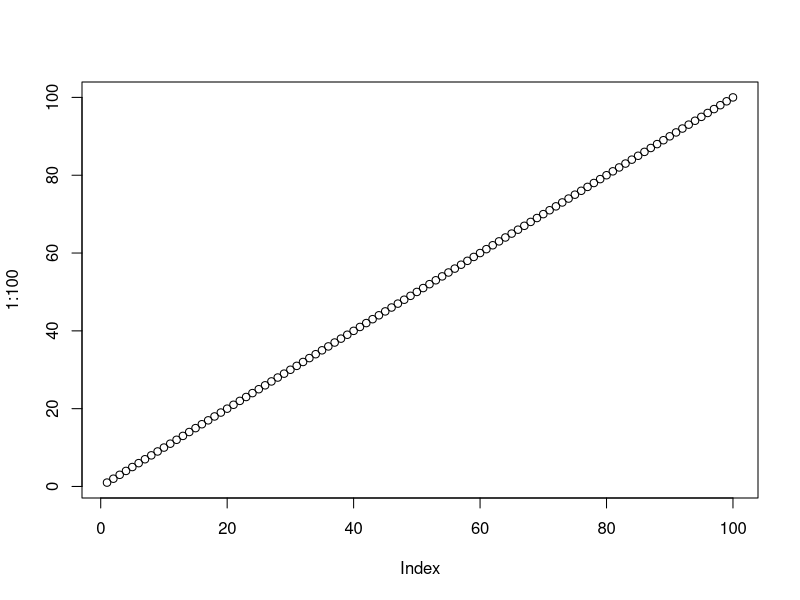
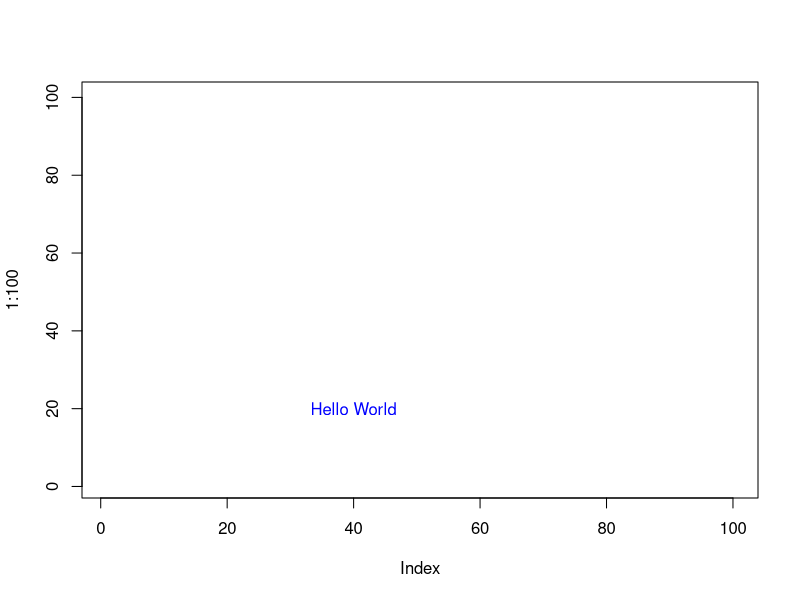
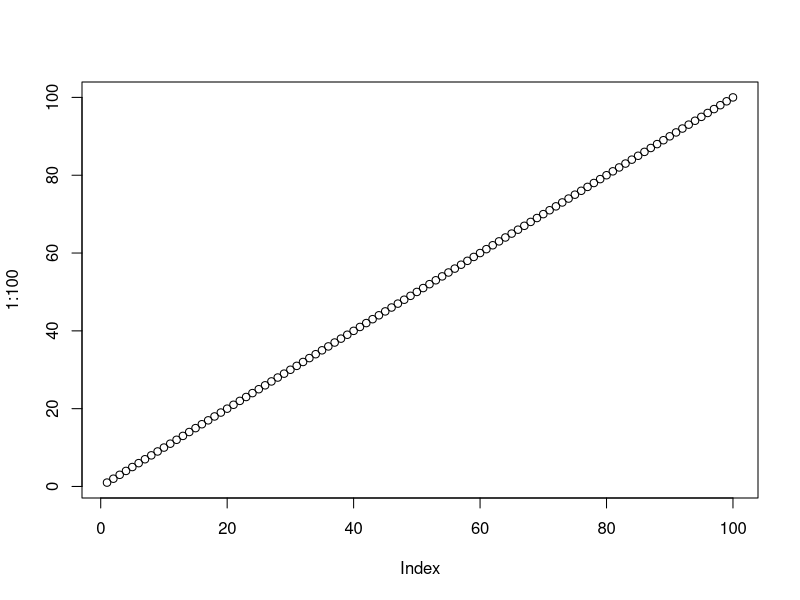
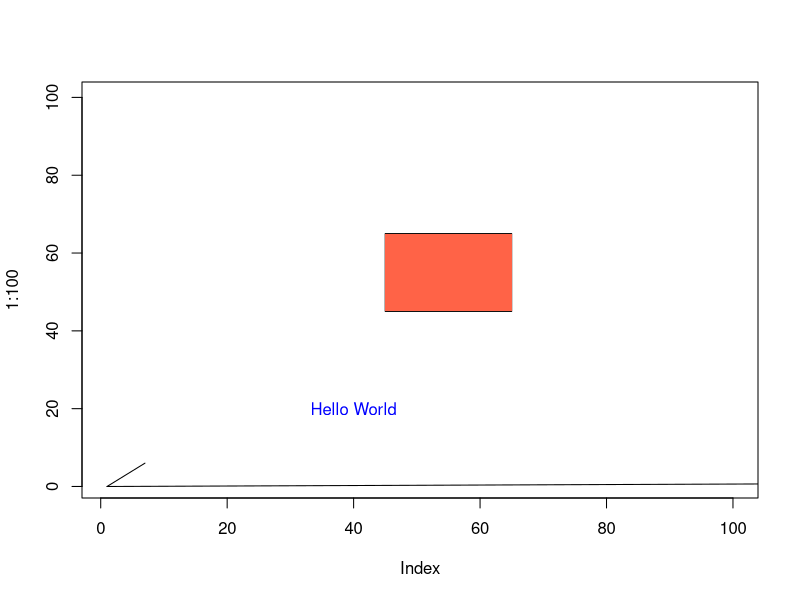

Source code (R) for these figures, in order:
# Shapes

plot(1:100)
plot(1:100,type="n")
text(40, 20, "Hello World", col="blue")

plot (1:100)

plot(1:100,type="n")
text(40, 20, "Hello World", col="blue")

polygon(c(45,65,65,45),c(45,45,65,65),col="tomato")

polygon(c(45,65,65,45),c(45,45,65,65),col="tomato",border=NA)

polygon(c(45,65,65,45),c(45,45,65,65),col="tomato",border=NA)

polygon(angles<-0:(2*pi))

polygon(seq(0,(2*pi),length=1000))

